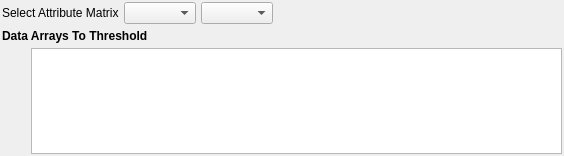
<?xml version="1.0" encoding="UTF-8"?>
<ui version="4.0">
 <class>ComparisonSelectionWidget</class>
 <widget class="QWidget" name="ComparisonSelectionWidget">
  <property name="geometry">
   <rect>
    <x>0</x>
    <y>0</y>
    <width>564</width>
    <height>156</height>
   </rect>
  </property>
  <layout class="QGridLayout" name="widgetLayout">
   <property name="leftMargin">
    <number>2</number>
   </property>
   <property name="topMargin">
    <number>2</number>
   </property>
   <property name="rightMargin">
    <number>2</number>
   </property>
   <property name="bottomMargin">
    <number>2</number>
   </property>
   <property name="spacing">
    <number>5</number>
   </property>
   <item row="3" column="1">
    <widget class="QTableView" name="comparisonSelectionTableView">
     <property name="sizePolicy">
      <sizepolicy hsizetype="Expanding" vsizetype="MinimumExpanding">
       <horstretch>0</horstretch>
       <verstretch>0</verstretch>
      </sizepolicy>
     </property>
     <property name="minimumSize">
      <size>
       <width>0</width>
       <height>100</height>
      </size>
     </property>
     <property name="maximumSize">
      <size>
       <width>16777215</width>
       <height>16777215</height>
      </size>
     </property>
     <property name="editTriggers">
      <set>QAbstractItemView::AllEditTriggers</set>
     </property>
     <property name="showDropIndicator" stdset="0">
      <bool>false</bool>
     </property>
     <property name="dragDropOverwriteMode">
      <bool>false</bool>
     </property>
     <property name="alternatingRowColors">
      <bool>true</bool>
     </property>
     <property name="verticalScrollMode">
      <enum>QAbstractItemView::ScrollPerPixel</enum>
     </property>
     <property name="horizontalScrollMode">
      <enum>QAbstractItemView::ScrollPerPixel</enum>
     </property>
     <property name="showGrid">
      <bool>false</bool>
     </property>
     <property name="wordWrap">
      <bool>false</bool>
     </property>
     <property name="cornerButtonEnabled">
      <bool>false</bool>
     </property>
     <attribute name="horizontalHeaderDefaultSectionSize">
      <number>250</number>
     </attribute>
     <attribute name="horizontalHeaderMinimumSectionSize">
      <number>100</number>
     </attribute>
     <attribute name="horizontalHeaderStretchLastSection">
      <bool>false</bool>
     </attribute>
     <attribute name="verticalHeaderVisible">
      <bool>false</bool>
     </attribute>
    </widget>
   </item>
   <item row="3" column="0">
    <layout class="QVBoxLayout" name="verticalLayout" stretch="0,0,0">
     <property name="leftMargin">
      <number>0</number>
     </property>
     <item>
      <widget class="QPushButton" name="addComparison">
       <property name="sizePolicy">
        <sizepolicy hsizetype="Fixed" vsizetype="Fixed">
         <horstretch>0</horstretch>
         <verstretch>0</verstretch>
        </sizepolicy>
       </property>
       <property name="minimumSize">
        <size>
         <width>24</width>
         <height>24</height>
        </size>
       </property>
       <property name="maximumSize">
        <size>
         <width>24</width>
         <height>24</height>
        </size>
       </property>
       <property name="toolTip">
        <string>Add Threshold Criteria</string>
       </property>
       <property name="statusTip">
        <string/>
       </property>
       <property name="whatsThis">
        <string/>
       </property>
       <property name="text">
        <string/>
       </property>
       <property name="icon">
        <iconset resource="../../../../Resources/icons/images/Icons.qrc">
         <normaloff>:/add2.png</normaloff>:/add2.png</iconset>
       </property>
       <property name="iconSize">
        <size>
         <width>24</width>
         <height>24</height>
        </size>
       </property>
       <property name="flat">
        <bool>true</bool>
       </property>
      </widget>
     </item>
     <item>
      <widget class="QPushButton" name="removeComparison">
       <property name="sizePolicy">
        <sizepolicy hsizetype="Fixed" vsizetype="Fixed">
         <horstretch>0</horstretch>
         <verstretch>0</verstretch>
        </sizepolicy>
       </property>
       <property name="minimumSize">
        <size>
         <width>24</width>
         <height>24</height>
        </size>
       </property>
       <property name="maximumSize">
        <size>
         <width>24</width>
         <height>24</height>
        </size>
       </property>
       <property name="toolTip">
        <string>Delete Threshold Criteria</string>
       </property>
       <property name="statusTip">
        <string/>
       </property>
       <property name="text">
        <string/>
       </property>
       <property name="icon">
        <iconset resource="../../../../Resources/icons/images/Icons.qrc">
         <normaloff>:/delete2.png</normaloff>:/delete2.png</iconset>
       </property>
       <property name="iconSize">
        <size>
         <width>24</width>
         <height>24</height>
        </size>
       </property>
       <property name="flat">
        <bool>true</bool>
       </property>
      </widget>
     </item>
     <item>
      <spacer name="verticalSpacer">
       <property name="orientation">
        <enum>Qt::Vertical</enum>
       </property>
       <property name="sizeHint" stdset="0">
        <size>
         <width>20</width>
         <height>40</height>
        </size>
       </property>
      </spacer>
     </item>
    </layout>
   </item>
   <item row="1" column="0" colspan="2">
    <layout class="QHBoxLayout" name="horizontalLayout">
     <property name="bottomMargin">
      <number>0</number>
     </property>
     <item>
      <widget class="QLabel" name="label_2">
       <property name="text">
        <string>Select Attribute Matrix</string>
       </property>
      </widget>
     </item>
     <item>
      <widget class="DREAM3DComboBox" name="dataContainerList">
       <property name="toolTip">
        <string>Select A Data Container</string>
       </property>
       <property name="statusTip">
        <string>Select A Data Container</string>
       </property>
      </widget>
     </item>
     <item>
      <widget class="DREAM3DComboBox" name="attributeMatrixList">
       <property name="toolTip">
        <string>Select An Attribute Matrix</string>
       </property>
       <property name="statusTip">
        <string>Select An Attribute Matrix</string>
       </property>
      </widget>
     </item>
     <item>
      <spacer name="horizontalSpacer">
       <property name="orientation">
        <enum>Qt::Horizontal</enum>
       </property>
       <property name="sizeHint" stdset="0">
        <size>
         <width>40</width>
         <height>20</height>
        </size>
       </property>
      </spacer>
     </item>
    </layout>
   </item>
   <item row="2" column="0" colspan="2">
    <widget class="QLabel" name="label">
     <property name="styleSheet">
      <string notr="true">QLabel
{
font: 10pt &quot;Arial&quot;;
font-weight: bold;
}</string>
     </property>
     <property name="text">
      <string>Data Arrays To Threshold</string>
     </property>
    </widget>
   </item>
  </layout>
 </widget>
 <customwidgets>
  <customwidget>
   <class>DREAM3DComboBox</class>
   <extends>QComboBox</extends>
   <header location="global">DREAM3DComboBox.h</header>
  </customwidget>
 </customwidgets>
 <resources>
  <include location="../../../../Resources/icons/images/Icons.qrc"/>
 </resources>
 <connections/>
</ui>
